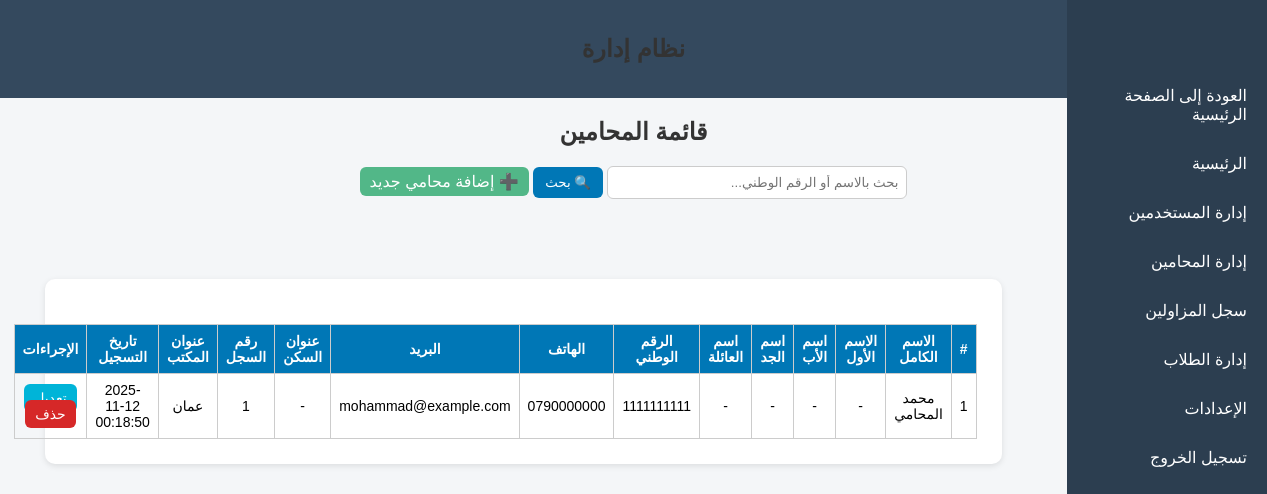
Page /admin/lawyers/master_lawyers.php (signed in) on the earlier database version.
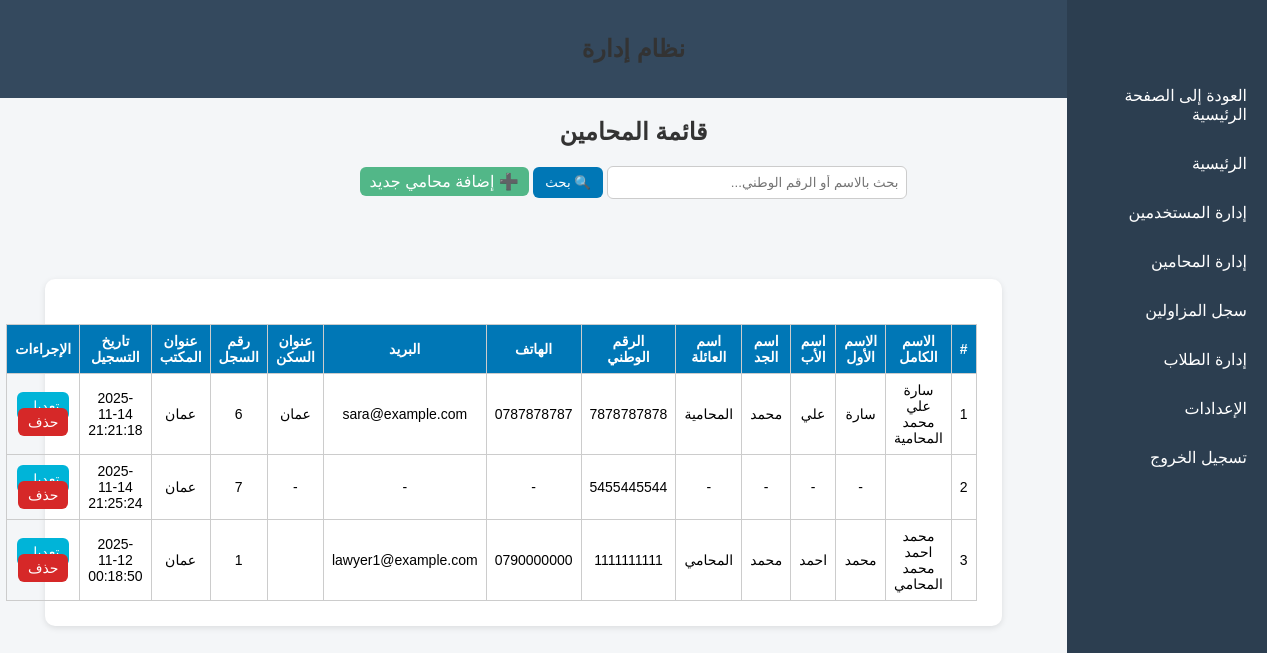
Same page on the later database version.
### tables this page shows
CREATE TABLE `lawyers_master` (
  `master_id` int(11) NOT NULL,
  `lawyer_name` varchar(200) NOT NULL,
  `national_id` varchar(30) NOT NULL,
  `office_address` varchar(255) DEFAULT NULL,
  `phone` varchar(30) DEFAULT NULL,
  `email` varchar(150) DEFAULT NULL,
  `notes` text DEFAULT NULL,
  `created_at` datetime NOT NULL DEFAULT current_timestamp(),
  `full_name` varchar(200) DEFAULT NULL,
  `first_name` varchar(100) DEFAULT NULL,
  `father_name` varchar(100) DEFAULT NULL,
  `grandfather_name` varchar(100) DEFAULT NULL,
  `family_name` varchar(100) DEFAULT NULL,
  `highschool_certificate` enum('نعم','لا') DEFAULT 'لا',
  `university_degree` enum('بكالوريوس','ماجستير','دكتوراه') DEFAULT NULL,
  `no_conviction_doc` varchar(255) DEFAULT NULL,
  `good_conduct_doc` varchar(255) DEFAULT NULL,
  `social_security` enum('نعم','لا') DEFAULT 'لا',
  `social_security_number` varchar(100) DEFAULT NULL
);

CREATE TABLE `users` (
  `user_id` int(11) NOT NULL,
  `full_name` varchar(200) NOT NULL,
  `national_id` varchar(30) NOT NULL,
  `phone` varchar(30) DEFAULT NULL,
  `email` varchar(150) NOT NULL,
  `address` varchar(255) DEFAULT NULL,
  `password` varchar(255) NOT NULL,
  `role` enum('student','lawyer','admin') NOT NULL DEFAULT 'student',
  `created_at` datetime NOT NULL DEFAULT current_timestamp(),
  `updated_at` datetime NOT NULL DEFAULT current_timestamp() ON UPDATE current_timestamp(),
  `first_name` varchar(100) DEFAULT NULL,
  `father_name` varchar(100) DEFAULT NULL,
  `grandfather_name` varchar(100) DEFAULT NULL,
  `family_name` varchar(100) DEFAULT NULL,
  `home_address` varchar(255) DEFAULT NULL,
  `office_address` varchar(255) DEFAULT NULL,
  `highschool_certificate` enum('نعم','لا') DEFAULT 'لا',
  `university_degree` enum('بكالوريوس','ماجستير','دكتوراه') DEFAULT NULL,
  `no_conviction_doc` varchar(255) DEFAULT NULL,
  `good_conduct_doc` varchar(255) DEFAULT NULL,
  `social_security` enum('نعم','لا') DEFAULT 'لا',
  `social_security_number` varchar(100) DEFAULT NULL
);

### admin/lawyers/master_lawyers.php (the view, shortened to what this page needs)
<?php
require_once("../../config/db.php");
include("../includes/header.php");
$search = isset($_GET['search']) ? trim($_GET['search']) : '';
$query = "
    SELECT lm.*, u.full_name, u.first_name, u.father_name, u.grandfather_name, u.family_name,
           u.national_id AS user_national_id, u.phone, u.email, u.home_address
    FROM lawyers_master lm
    LEFT JOIN lawyers l ON lm.master_id = l.master_id
    LEFT JOIN users u ON l.user_id = u.user_id
";
$query .= " ORDER BY lm.lawyer_name ASC";
$stmt = $pdo->prepare($query);
if ($search) {
    $stmt->execute([":s" => "%$search%"]);
} else {
    $stmt->execute();
}
$lawyers = $stmt->fetchAll(PDO::FETCH_ASSOC);
?>
<!DOCTYPE html>
<html lang="ar" dir="rtl">
<head>
<link rel="stylesheet" href="../../assets/css/admin.css">
</head>
<body>
<h2>قائمة المحامين</h2>
<form method="GET">
    <input type="text" name="search" placeholder="بحث بالاسم أو الرقم الوطني..." value="<?= htmlspecialchars($search) ?>">
    <button type="submit">🔍 بحث</button>
    <a href="add_master_lawyer.php" class="btn" style="background:#52b788;">➕ إضافة محامي جديد</a>
</form>
<div class="admin-container">
<?php include("../includes/sidebar.php"); ?>
<div class="container">
<?php if ($lawyers): ?>
<table>
<thead>
<tr>
    <th>#</th>
    <th>الاسم الكامل</th>
    <th>الاسم الأول</th>
    <th>اسم الأب</th>
    <th>اسم الجد</th>
    <th>اسم العائلة</th>
    <th>الرقم الوطني</th>
    <th>الهاتف</th>
    <th>البريد</th>
    <th>عنوان السكن</th>
    <th>رقم السجل</th>
    <th>عنوان المكتب</th>
    <th>تاريخ التسجيل</th>
    <th>الإجراءات</th>
</tr>
</thead>
<tbody>
<?php foreach ($lawyers as $i => $l): ?>
<tr>
    <td><?= $i+1 ?></td>
    <td><?= htmlspecialchars($l['full_name'] ?? $l['full_name']) ?></td>
    <td><?= htmlspecialchars($l['first_name'] ?? '-') ?></td>
    <td><?= htmlspecialchars($l['father_name'] ?? '-') ?></td>
    <td><?= htmlspecialchars($l['grandfather_name'] ?? '-') ?></td>
    <td><?= htmlspecialchars($l['family_name'] ?? '-') ?></td>
    <td><?= htmlspecialchars($l['national_id'] ?? $l['user_national_id']) ?></td>
    <td><?= htmlspecialchars($l['phone'] ?? '-') ?></td>
    <td><?= htmlspecialchars($l['email'] ?? '-') ?></td>
    <td><?= htmlspecialchars($l['home_address'] ?? '-') ?></td>
    <td><?= htmlspecialchars($l['master_id']) ?></td>
    <td><?= htmlspecialchars($l['office_address'] ?? '-') ?></td>
    <td><?= htmlspecialchars($l['created_at'] ?? '-') ?></td>
    <td>
        <a href="edit_master_lawyer.php?id=<?= $l['master_id'] ?>" class="btn edit-btn">تعديل</a>
        <a href="delete_master_lawyer.php?id=<?= $l['master_id'] ?>" class="btn delete-btn" onclick="return confirm('هل أنت متأكد من حذف هذا المحامي؟')">حذف</a>
    </td>
</tr>
<?php endforeach; ?>
</tbody>
</table>
<?php else: ?>
<p class="no-data">لا توجد بيانات مطابقة لبحثك.</p>
<?php endif; ?>
</div>
</div>
</body>
</html>

### admin/includes/header.php
<header class="admin-header">
  <h2>نظام إدارة</h2>
</header>

### admin/includes/sidebar.php
<aside class="admin-sidebar">
  <ul>
    <li><a href="/mutadarrib/index.php">العودة إلى الصفحة الرئيسية</a></li>
    <li><a href="/mutadarrib/admin/dashboard.php">الرئيسية</a></li>
    <li><a href="/mutadarrib/admin/users/users.php">إدارة المستخدمين</a></li>
    <li><a href="/mutadarrib/admin/lawyers/lawyers.php">إدارة المحامين</a></li>
    <li><a href="/mutadarrib/admin/lawyers/master_lawyers.php">سجل المزاولين</a></li>
    <li><a href="/mutadarrib/admin/students/students.php">إدارة الطلاب</a></li>
    <li><a href="/mutadarrib/admin/settings.php">الإعدادات</a></li>
    <li><a href="/mutadarrib/auth/logout.php">تسجيل الخروج</a></li>
  </ul>
</aside>

### assets/css/admin.css (style rules this page uses)
body { font-family: "Cairo", sans-serif; background-color: #f4f6f8; direction: rtl; margin: 0; padding: 0; }
.admin-container { margin-right: 220px; padding: 20px; }
.admin-sidebar { width: 200px; background-color: #2c3e50; color: white; height: 100vh; position: fixed; right: 0; top: 0; padding-top: 60px; }
.admin-sidebar ul { list-style: none; padding: 0; }
.admin-sidebar li { margin: 10px 0; }
.admin-sidebar a { color: white; text-decoration: none; display: block; padding: 10px 20px; }
.admin-header { background-color: #34495e; color: white; padding: 15px; text-align: right; }
.container { width: 90%; margin: 40px auto; background: #fff; padding: 25px; border-radius: 10px; box-shadow: 0 2px 6px rgba(0,0,0,0.1); }
h2 { text-align: center; margin-bottom: 20px; color: #333; }
form { text-align: center; margin-bottom: 20px; }
input[type="text"] { padding: 8px; width: 300px; border-radius: 6px; border: 1px solid #ccc; }
button { padding: 8px 12px; background-color: #0077b6; color: #fff; border: none; border-radius: 6px; cursor: pointer; }
table { width: 100%; border-collapse: collapse; margin-top: 15px; }
th, td { padding: 10px; text-align: center; border-bottom: 1px solid #ddd; }
th { background-color: #0077b6; color: white; }

### admin/lawyers/master_lawyers.php (style rules this page uses)
table { width:100%; border-collapse:collapse; margin-top:20px; font-size:14px; }
th, td { padding:8px; border:1px solid #ccc; text-align:center; }
th { background:#0077b6; color:white; }
.btn { padding:6px 10px; border-radius:6px; color:white; text-decoration:none; }
.edit-btn { background:#00b4d8; }
.delete-btn { background:#d62828; }

Differences in the rows shown:
added lawyers_master: users.full_name "سارة علي محمد المحامية", users.first_name "سارة", users.father_name "علي", users.grandfather_name "محمد", users.family_name "المحامية", national "7878787878", users.phone "0787878787", users.email "sara@example.com", users.home_address "عمان", master_id "6", office_address "عمان", created_at "2025-11-14 21:21:18"
added lawyers_master: first_name "-", father_name "-", grandfather_name "-", family_name "-", national "5455445544", phone "-", email "-", home_address "-", master_id "7", office_address "عمان", created_at "2025-11-14 21:25:24"
changed lawyers_master id 1: users.full_name "محمد المحامي" → "محمد احمد محمد المحامي"; users.first_name "-" → "محمد"; users.father_name "-" → "احمد"; users.grandfather_name "-" → "محمد"; users.family_name "-" → "المحامي"; users.email "mohammad@example.com" → "lawyer1@example.com"; users.home_address "-" → (not shown)
